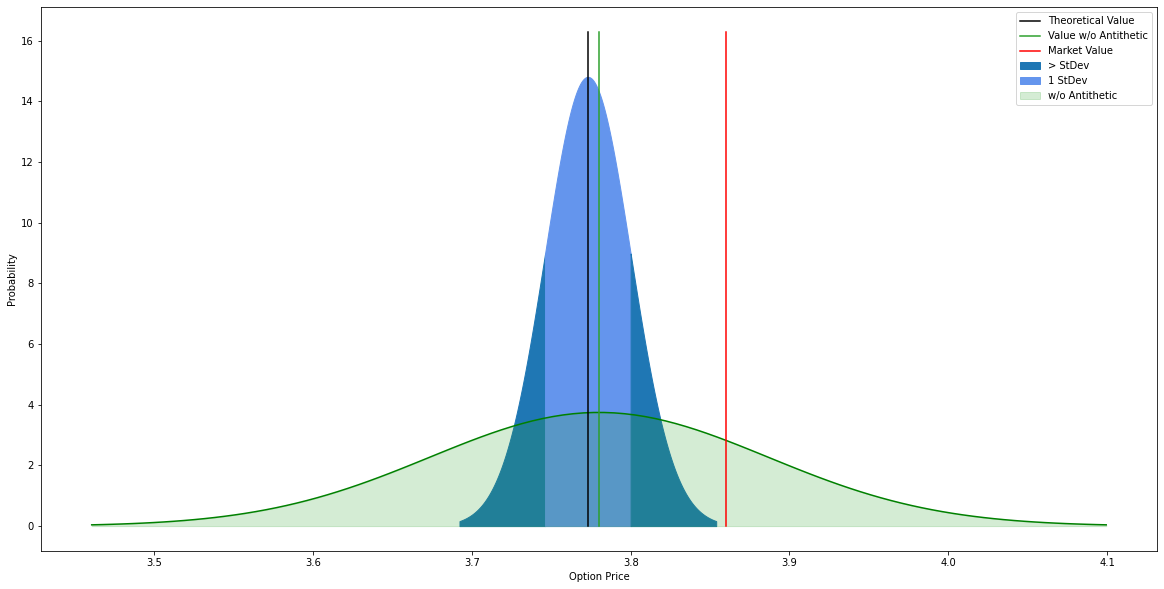

The script that drew this image:
# -*- coding: utf-8 -*-
"""antithetic.ipynb

Automatically generated by Colaboratory.

Original file is located at
    https://colab.research.google.com/drive/1IUponXjR64taCkgINLH9JQ-JER81IFJu
"""

# Import dependencies
import math
import numpy as np
import pandas as pd
import datetime
import scipy.stats as stats
import matplotlib.pyplot as plt

# initial derivative parameters 
S = 101.15          #stock price
K = 98.01           #strike price
vol = 0.0991        #volatility (%)
r = 0.015            #risk-free rate (%)
N = 10              #number of time steps
M = 1000            #number of simulations
market_value = 3.86 #market price of option
T = ((datetime.date(2022,3,17)-datetime.date(2022,1,17)).days+1)/365    #time in years
print(T)

# Precompute constants
dt = T/N
nudt = (r - 0.5*vol**2)*dt
volsdt = vol*np.sqrt(dt)
lnS = np.log(S)
# Standard Error Placeholders
sum_CT = 0
sum_CT2 = 0
# Monte Carlo Method
for i in range(M):
    lnSt1 = lnS
    lnSt2 = lnS
    for j in range(N):
        # Perfectly Negatively Correlated Assets
        epsilon = np.random.normal()
        lnSt1 = lnSt1 + nudt + volsdt*epsilon
        lnSt2 = lnSt2 + nudt - volsdt*epsilon
    
    ST1 = np.exp(lnSt1)
    ST2 = np.exp(lnSt2)
    CT = 0.5 * ( max(0, ST1 - K) + max(0, ST2 - K) )
    sum_CT = sum_CT + CT
    sum_CT2 = sum_CT2 + CT*CT
# Compute Expectation and SE
C0 = np.exp(-r*T)*sum_CT/M
sigma = np.sqrt( (sum_CT2 - sum_CT*sum_CT/M)*np.exp(-2*r*T) / (M-1) )
SE = sigma/np.sqrt(M)
print("Call value is ${0} with SE +/- {1}".format(np.round(C0,2),np.round(SE,2)))

#precompute constants
N = 1
dt = T/N
nudt = (r - 0.5*vol**2)*dt
volsdt = vol*np.sqrt(dt)
lnS = np.log(S)
# Monte Carlo Method
Z = np.random.normal(size=(N, M)) 
delta_lnSt = nudt + volsdt*Z 
lnSt = lnS + np.cumsum(delta_lnSt, axis=0)
lnSt = np.concatenate( (np.full(shape=(1, M), fill_value=lnS), lnSt ) )
# Compute Expectation and SE
ST = np.exp(lnSt)
CT = np.maximum(0, ST - K)
C0w = np.exp(-r*T)*np.sum(CT[-1])/M
sigma = np.sqrt( np.sum( (CT[-1] - C0)**2) / (M-1) )
SEw = sigma/np.sqrt(M)
print("Call value is ${0} with SE +/- {1}".format(np.round(C0,2),np.round(SE,2)))

plt.rcParams['figure.figsize'] = [20,10]

x1 = np.linspace(C0-3*SE, C0-1*SE, 100)
x2 = np.linspace(C0-1*SE, C0+1*SE, 100)
x3 = np.linspace(C0+1*SE, C0+3*SE, 100)
xw = np.linspace(C0w-3*SEw, C0w+3*SEw, 100)
s1 = stats.norm.pdf(x1, C0, SE)
s2 = stats.norm.pdf(x2, C0, SE)
s3 = stats.norm.pdf(x3, C0, SE)
sw = stats.norm.pdf(xw, C0w, SEw)
plt.fill_between(x1, s1, color='tab:blue',label='> StDev')
plt.fill_between(x2, s2, color='cornflowerblue',label='1 StDev')
plt.fill_between(x3, s3, color='tab:blue')
plt.plot(xw, sw, 'g-')
plt.fill_between(xw, sw, alpha=0.2, color='tab:green', label='w/o Antithetic')
plt.plot([C0,C0],[0, max(s2)*1.1], 'k',
        label='Theoretical Value')
plt.plot([C0w,C0w],[0, max(s2)*1.1], color='tab:green',
        label='Value w/o Antithetic')
plt.plot([market_value,market_value],[0, max(s2)*1.1], 'r',
        label='Market Value')
plt.ylabel("Probability")
plt.xlabel("Option Price")
plt.legend()
plt.show()
